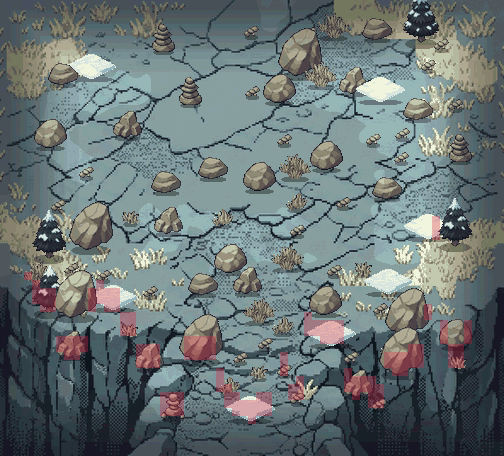

A 2D game scene composited from a Tiled map and its tileset images. What follows is a short description and the map's XML, with every tile layer's data as written:
An orthogonal 63x57 tile map with 8x8 px tiles, 1 tile layer (collision_8px), 1 image layer.

<map version="1.10" tiledversion="1.10.2" orientation="orthogonal" renderorder="right-down" width="63" height="57" tilewidth="8" tileheight="8" infinite="0" nextlayerid="4" nextobjectid="1">
 <properties>
  <property name="moteur" value="RogueEssence / PMDO" />
  <property name="case_lecture_px" type="int" value="24" />
  <property name="viewport" value="320x240" />
 </properties>
 <tileset firstgid="1" source="brosse_collision.tsx" />
 <imagelayer id="1" name="fond">
  <image source="fond.png" width="504" height="456" />
 </imagelayer>
 <layer id="2" name="collision_8px" width="63" height="57" opacity="0.55">
  <data encoding="csv">
1,1,1,1,1,1,1,1,1,1,1,1,1,1,1,1,1,1,1,1,1,1,1,1,1,1,1,1,1,1,1,1,1,1,1,1,1,1,1,1,1,1,1,1,1,1,1,1,1,1,1,1,1,1,1,1,1,1,1,1,1,1,1,
1,1,1,1,1,1,1,1,1,1,1,1,1,1,1,1,1,1,1,1,1,1,1,1,1,1,1,1,1,1,1,1,1,1,1,1,1,1,1,1,1,1,1,1,1,1,1,1,1,1,1,1,1,1,1,1,1,1,1,1,1,1,1,
1,1,1,1,1,1,1,1,1,1,1,1,1,1,1,1,1,1,1,1,1,1,1,1,1,1,1,1,1,1,1,1,1,1,1,1,1,1,1,1,1,1,1,1,1,1,1,1,1,1,1,1,1,1,1,1,1,1,1,1,1,1,1,
1,1,1,1,1,1,1,1,1,1,1,1,1,1,1,1,1,1,1,1,1,1,1,1,1,1,1,1,1,1,1,1,1,1,1,1,1,1,1,1,1,1,1,1,1,1,1,1,1,1,1,1,1,1,1,1,1,1,1,1,1,1,1,
1,1,1,1,1,1,1,1,1,1,1,1,1,1,1,1,1,1,1,1,1,1,1,1,1,1,1,1,1,1,1,1,1,1,1,1,1,1,1,1,1,1,1,1,1,1,1,1,1,1,1,1,1,1,1,1,1,1,1,1,1,1,1,
1,1,1,1,1,1,1,1,1,1,1,1,1,1,1,1,1,1,1,1,1,1,1,1,1,1,1,1,1,1,1,1,1,1,1,1,1,1,1,1,1,1,1,1,1,1,1,1,1,1,1,1,1,1,1,1,1,1,1,1,1,1,1,
1,1,1,1,1,1,1,1,1,1,1,1,1,1,1,1,1,1,1,1,1,1,1,1,1,1,1,1,1,1,1,1,1,1,1,1,1,1,1,1,1,1,1,1,1,1,1,1,1,1,1,1,1,1,1,1,1,1,1,1,1,1,1,
1,1,1,1,1,1,1,1,1,1,1,1,1,1,1,1,1,1,1,1,1,1,1,1,1,1,1,1,1,1,1,1,1,1,1,1,1,1,1,1,1,1,1,1,1,1,1,1,1,1,1,1,1,1,1,1,1,1,1,1,1,1,1,
1,1,1,1,1,1,1,1,1,1,1,1,1,1,1,1,1,1,1,1,1,1,1,1,1,1,1,1,1,1,1,1,1,1,1,1,1,1,1,1,1,1,1,1,1,1,1,1,1,1,1,1,1,1,1,1,1,1,1,1,1,1,1,
1,1,1,1,1,1,1,1,1,1,1,1,1,1,1,1,1,1,1,1,1,1,1,1,1,1,1,1,1,1,1,1,1,1,1,1,1,1,1,1,1,1,1,1,1,1,1,1,1,1,1,1,1,1,1,1,1,1,1,1,1,1,1,
1,1,1,1,1,1,1,1,1,1,1,1,1,1,1,1,1,1,1,1,1,1,1,1,1,1,1,1,1,1,1,1,1,1,1,1,1,1,1,1,1,1,1,1,1,1,1,1,1,1,1,1,1,1,1,1,1,1,1,1,1,1,1,
1,1,1,1,1,1,1,1,1,1,1,1,1,1,1,1,1,1,1,1,1,1,1,1,1,1,1,1,1,1,1,1,1,1,1,1,1,1,1,1,1,1,1,1,1,1,1,1,1,1,1,1,1,1,1,1,1,1,1,1,1,1,1,
1,1,1,1,1,1,1,1,1,1,1,1,1,1,1,1,1,1,1,1,1,1,1,1,1,1,1,1,1,1,1,1,1,1,1,1,1,1,1,1,1,1,1,1,1,1,1,1,1,1,1,1,1,1,1,1,1,1,1,1,1,1,1,
1,1,1,1,1,1,1,1,1,1,1,1,1,1,1,1,1,1,1,1,1,1,1,1,1,1,1,1,1,1,1,1,1,1,1,1,1,1,1,1,1,1,1,1,1,1,1,1,1,1,1,1,1,1,1,1,1,1,1,1,1,1,1,
1,1,1,1,1,1,1,1,1,1,1,1,1,1,1,1,1,1,1,1,1,1,1,1,1,1,1,1,1,1,1,1,1,1,1,1,1,1,1,1,1,1,1,1,1,1,1,1,1,1,1,1,1,1,1,1,1,1,1,1,1,1,1,
1,1,1,1,1,1,1,1,1,1,1,1,1,1,1,1,1,1,1,1,1,1,1,1,1,1,1,1,1,1,1,1,1,1,1,1,1,1,1,1,1,1,1,1,1,1,1,1,1,1,1,1,1,1,1,1,1,1,1,1,1,1,1,
1,1,1,1,1,1,1,1,1,1,1,1,1,1,1,1,1,1,1,1,1,1,1,1,1,1,1,1,1,1,1,1,1,1,1,1,1,1,1,1,1,1,1,1,1,1,1,1,1,1,1,1,1,1,1,1,1,1,1,1,1,1,1,
1,1,1,1,1,1,1,1,1,1,1,1,1,1,1,1,1,1,1,1,1,1,1,1,1,1,1,1,1,1,1,1,1,1,1,1,1,1,1,1,1,1,1,1,1,1,1,1,1,1,1,1,1,1,1,1,1,1,1,1,1,1,1,
1,1,1,1,1,1,1,1,1,1,1,1,1,1,1,1,1,1,1,1,1,1,1,1,1,1,1,1,1,1,1,1,1,1,1,1,1,1,1,1,1,1,1,1,1,1,1,1,1,1,1,1,1,1,1,1,1,1,1,1,1,1,1,
1,1,1,1,1,1,1,1,1,1,1,1,1,1,1,1,1,1,1,1,1,1,1,1,1,1,1,1,1,1,1,1,1,1,1,1,1,1,1,1,1,1,1,1,1,1,1,1,1,1,1,1,1,1,1,1,1,1,1,1,1,1,1,
1,1,1,1,1,1,1,1,1,1,1,1,1,1,1,1,1,1,1,1,1,1,1,1,1,1,1,1,1,1,1,1,1,1,1,1,1,1,1,1,1,1,1,1,1,1,1,1,1,1,1,1,1,1,1,1,1,1,1,1,1,1,1,
1,1,1,1,1,1,1,1,1,1,1,1,1,1,1,1,1,1,1,1,1,1,1,1,1,1,1,1,1,1,1,1,1,1,1,1,1,1,1,1,1,1,1,1,1,1,1,1,1,1,1,1,1,1,1,1,1,1,1,1,1,1,1,
1,1,1,1,1,1,1,1,1,1,1,1,1,1,1,1,1,1,1,1,1,1,1,1,1,1,1,1,1,1,1,1,1,1,1,1,1,1,1,1,1,1,1,1,1,1,1,1,1,1,1,1,1,1,1,1,1,1,1,1,1,1,1,
1,1,1,1,1,1,1,1,1,1,1,1,1,1,1,1,1,1,1,1,1,1,1,1,1,1,1,1,1,1,1,1,1,1,1,1,1,1,1,1,1,1,1,1,1,1,1,1,1,1,1,1,1,1,1,1,1,1,1,1,1,1,1,
1,1,1,1,1,1,1,1,1,1,1,1,1,1,1,1,1,1,1,1,1,1,1,1,1,1,1,1,1,1,1,1,1,1,1,1,1,1,1,1,1,1,1,1,1,1,1,1,1,1,1,1,1,1,1,1,1,1,1,1,1,1,1,
1,1,1,1,1,1,1,1,1,1,1,1,1,1,1,1,1,1,1,1,1,1,1,1,1,1,1,1,1,1,1,1,1,1,1,1,1,1,1,1,1,1,1,1,1,1,1,1,1,1,1,1,1,1,1,1,1,1,1,1,1,1,1,
1,1,1,1,1,1,1,1,1,1,1,1,1,1,1,1,1,1,1,1,1,1,1,1,1,1,1,1,1,1,1,1,1,1,1,1,1,1,1,1,1,1,1,1,1,1,1,1,1,1,1,1,1,1,1,1,1,1,1,1,1,1,1,
1,1,1,1,1,1,1,1,1,1,1,1,1,1,1,1,1,1,1,1,1,1,1,1,1,1,1,1,1,1,1,1,1,1,1,1,1,1,1,1,1,1,1,1,1,1,1,1,1,1,1,1,1,1,2,1,1,1,1,1,1,1,1,
1,1,1,1,1,1,1,1,1,1,1,1,1,1,1,1,1,1,1,1,1,1,1,1,1,1,1,1,1,1,1,1,1,1,1,1,1,1,1,1,1,1,1,1,1,1,1,1,1,1,1,1,1,1,2,1,1,1,1,1,1,1,1,
1,1,1,1,1,1,1,1,1,1,1,1,1,1,1,1,1,1,1,1,1,1,1,1,1,1,1,1,1,1,1,1,1,1,1,1,1,1,1,1,1,1,1,1,1,1,1,1,1,1,1,1,1,1,2,1,1,1,1,1,1,1,1,
1,1,1,1,1,1,1,1,1,1,1,1,1,1,1,1,1,1,1,1,1,1,1,1,1,1,1,1,1,1,1,1,1,1,1,1,1,1,1,1,1,1,1,1,1,1,1,1,1,1,1,1,1,1,1,1,1,1,1,1,1,1,1,
1,1,1,1,1,1,1,1,1,1,1,1,1,1,1,1,1,1,1,1,1,1,1,1,1,1,1,1,1,1,1,1,1,1,1,1,1,1,1,1,1,1,1,1,1,1,1,1,1,1,1,1,1,1,1,1,1,1,1,1,1,1,1,
1,1,1,1,1,1,1,1,1,1,1,1,1,1,1,1,1,1,1,1,1,1,1,1,1,1,1,1,1,1,1,1,1,1,1,1,1,1,1,1,1,1,1,1,1,1,1,1,1,1,1,1,1,1,1,1,1,1,1,1,1,1,1,
1,1,1,1,1,1,1,1,1,1,1,1,1,1,1,1,1,1,1,1,1,1,1,1,1,1,1,1,1,1,1,1,1,1,1,1,1,1,1,1,1,1,1,1,1,1,1,1,1,1,1,1,1,1,1,1,1,1,1,1,1,1,1,
1,1,1,2,1,1,1,1,1,1,1,1,1,1,1,1,1,1,1,1,1,1,1,1,1,1,1,1,1,1,1,1,1,1,1,1,1,1,1,1,1,1,1,1,1,1,1,1,1,1,1,1,1,1,1,1,1,1,1,1,1,1,1,
1,1,1,1,2,1,1,1,1,1,1,1,2,1,1,1,1,1,1,1,1,1,1,1,1,1,1,1,1,1,1,1,1,1,1,1,1,1,1,1,1,1,1,1,1,1,1,1,1,1,1,1,1,1,1,1,1,1,1,1,1,1,1,
1,1,1,1,2,2,2,1,1,1,1,2,2,2,2,1,1,1,1,1,1,1,1,1,1,1,1,1,1,1,1,1,1,1,1,1,1,1,1,1,1,1,1,1,1,1,1,1,1,1,1,1,1,1,1,1,1,1,1,1,1,1,1,
1,1,1,1,2,2,2,1,1,1,1,2,2,2,2,1,1,1,1,1,1,1,1,1,1,1,1,1,1,1,1,1,1,1,1,1,1,1,1,1,1,1,1,1,1,1,1,1,1,1,1,1,1,1,1,1,1,1,1,1,1,1,1,
1,1,1,1,1,2,2,1,1,1,1,2,1,2,2,1,1,1,1,1,1,1,1,1,1,1,1,1,1,1,1,1,1,1,1,1,1,1,1,1,1,1,1,1,1,1,1,1,1,1,1,1,1,2,1,1,1,1,1,1,1,1,1,
1,1,1,1,1,1,1,1,1,1,1,1,1,1,1,2,2,1,1,1,1,1,1,1,1,1,1,1,1,1,1,1,1,1,1,1,1,1,2,1,1,1,1,1,1,1,1,1,1,1,1,1,1,2,1,1,1,1,1,1,1,1,1,
1,1,1,1,1,1,1,1,1,1,1,1,1,1,1,2,2,1,1,1,1,1,1,1,1,1,1,1,1,1,1,1,1,1,1,1,1,1,2,2,2,2,2,1,1,1,1,1,1,1,1,1,1,1,1,2,1,1,2,1,1,1,1,
1,1,1,1,1,1,1,1,1,1,1,1,1,1,1,2,2,1,1,1,1,1,1,1,1,1,1,1,1,1,1,1,1,1,1,1,1,1,2,2,2,2,2,1,1,1,1,1,1,1,1,1,1,1,1,2,1,1,2,1,1,1,1,
1,1,1,1,1,1,1,2,2,2,2,1,1,1,1,1,1,1,1,1,1,1,1,2,2,2,2,1,1,1,1,1,1,1,1,1,1,1,1,1,2,2,2,1,1,1,1,1,1,1,1,1,1,1,1,2,1,1,2,1,1,1,1,
1,1,1,1,1,1,1,2,2,2,2,1,1,1,1,1,1,2,2,2,1,1,1,2,2,2,2,1,1,1,1,1,1,1,1,1,1,1,1,1,1,1,1,1,1,1,1,1,1,1,1,2,2,1,1,1,2,2,1,1,1,1,1,
1,1,1,1,1,1,1,1,2,2,1,1,1,1,1,1,1,2,2,2,1,1,1,2,2,2,2,1,1,1,1,1,1,1,1,2,1,1,1,1,1,1,1,1,1,1,1,1,2,2,2,2,2,1,1,1,2,2,1,1,1,1,1,
1,1,1,1,1,1,1,1,1,1,1,1,1,1,1,1,1,2,2,2,1,1,1,1,1,1,1,1,1,1,1,1,1,1,1,2,1,1,1,1,1,1,1,1,1,1,1,1,2,2,2,2,2,1,1,1,2,2,1,1,1,1,1,
1,1,1,1,1,1,1,1,1,1,1,1,1,1,1,1,1,1,1,1,1,1,1,1,1,1,1,2,1,1,1,1,1,1,1,2,1,1,1,1,1,1,1,2,1,1,1,1,1,2,2,1,1,1,1,1,1,1,1,1,1,1,1,
1,1,1,1,1,1,1,1,1,1,1,1,1,1,1,1,1,1,1,1,1,1,1,1,1,1,1,2,1,1,1,1,1,1,1,1,1,2,1,1,1,1,1,2,2,2,2,1,1,1,1,1,1,1,1,1,1,1,1,1,1,1,1,
1,1,1,1,1,1,1,1,1,1,1,1,1,1,1,1,1,1,1,1,1,1,1,1,1,1,1,2,2,1,1,1,1,1,1,1,2,2,1,1,1,1,1,2,2,2,2,2,1,1,1,1,1,1,1,1,1,1,1,1,1,1,1,
1,1,1,1,1,1,1,1,1,1,1,1,1,1,1,1,1,1,1,1,2,2,2,1,1,1,1,1,2,2,1,1,2,2,1,1,2,2,1,1,1,1,1,1,2,1,2,2,1,1,1,1,1,1,1,1,1,1,1,1,1,1,1,
1,1,1,1,1,1,1,1,1,1,1,1,1,1,1,1,1,1,1,1,2,2,2,1,1,1,1,1,2,2,2,2,2,2,1,1,1,1,1,1,1,1,1,1,1,1,2,2,1,1,1,1,1,1,1,1,1,1,1,1,1,1,1,
1,1,1,1,1,1,1,1,1,1,1,1,1,1,1,1,1,1,1,1,2,2,2,1,1,1,1,1,1,2,2,2,2,2,1,1,1,1,1,1,1,1,1,1,1,1,1,1,1,1,1,1,1,1,1,1,1,1,1,1,1,1,1,
1,1,1,1,1,1,1,1,1,1,1,1,1,1,1,1,1,1,1,1,1,1,1,1,1,1,1,1,1,1,1,2,1,1,1,1,1,1,1,1,1,1,1,1,1,1,1,1,1,1,1,1,1,1,1,1,1,1,1,1,1,1,1,
1,1,1,1,1,1,1,1,1,1,1,1,1,1,1,1,1,1,1,1,1,1,1,1,1,1,1,1,1,1,1,1,1,1,1,1,1,1,1,1,1,1,1,1,1,1,1,1,1,1,1,1,1,1,1,1,1,1,1,1,1,1,1,
1,1,1,1,1,1,1,1,1,1,1,1,1,1,1,1,1,1,1,1,1,1,1,1,1,1,1,1,1,1,1,1,1,1,1,1,1,1,1,1,1,1,1,1,1,1,1,1,1,1,1,1,1,1,1,1,1,1,1,1,1,1,1,
1,1,1,1,1,1,1,1,1,1,1,1,1,1,1,1,1,1,1,1,1,1,1,1,1,1,1,1,1,1,1,1,1,1,1,1,1,1,1,1,1,1,1,1,1,1,1,1,1,1,1,1,1,1,1,1,1,1,1,1,1,1,1,
1,1,1,1,1,1,1,1,1,1,1,1,1,1,1,1,1,1,1,1,1,1,1,1,1,1,1,1,1,1,1,1,1,1,1,1,1,1,1,1,1,1,1,1,1,1,1,1,1,1,1,1,1,1,1,1,1,1,1,1,1,1,1
  </data>
 </layer>
</map>
